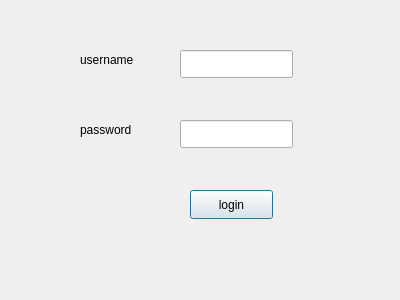
<?xml version="1.0" encoding="UTF-8"?>
<ui version="4.0">
 <class>LoginDialog</class>
 <widget class="QDialog" name="LoginDialog">
  <property name="geometry">
   <rect>
    <x>0</x>
    <y>0</y>
    <width>400</width>
    <height>300</height>
   </rect>
  </property>
  <property name="windowTitle">
   <string>Dialog</string>
  </property>
  <widget class="QLineEdit" name="username_lineEdit">
   <property name="geometry">
    <rect>
     <x>180</x>
     <y>50</y>
     <width>113</width>
     <height>28</height>
    </rect>
   </property>
  </widget>
  <widget class="QLineEdit" name="password_lineEdit">
   <property name="geometry">
    <rect>
     <x>180</x>
     <y>120</y>
     <width>113</width>
     <height>28</height>
    </rect>
   </property>
  </widget>
  <widget class="QLabel" name="label">
   <property name="geometry">
    <rect>
     <x>80</x>
     <y>50</y>
     <width>81</width>
     <height>20</height>
    </rect>
   </property>
   <property name="text">
    <string>username</string>
   </property>
  </widget>
  <widget class="QLabel" name="label_2">
   <property name="geometry">
    <rect>
     <x>80</x>
     <y>120</y>
     <width>63</width>
     <height>20</height>
    </rect>
   </property>
   <property name="text">
    <string>password</string>
   </property>
  </widget>
  <widget class="QPushButton" name="login_pushButton">
   <property name="geometry">
    <rect>
     <x>190</x>
     <y>190</y>
     <width>83</width>
     <height>29</height>
    </rect>
   </property>
   <property name="text">
    <string>login</string>
   </property>
  </widget>
 </widget>
 <resources/>
 <connections/>
</ui>
